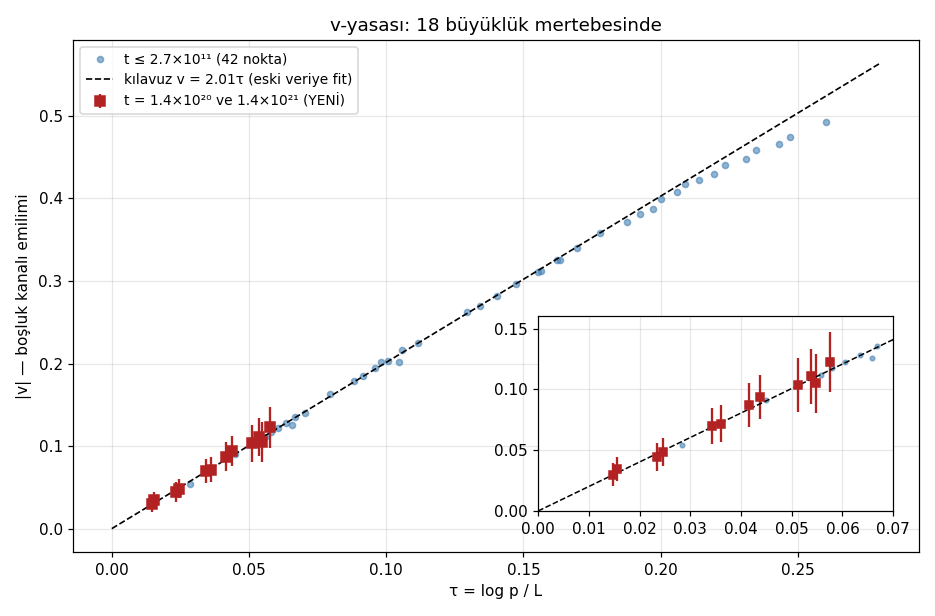

Source code (Python):
"""
58 — v-KANALI L≈45-47'DE: YASANIN EN UZAK TESTİ (17 Ağustos 2026, gece)
=========================================================================

zeros4 (10²¹'inci sıfır civarı, L=44.58) ve zeros5 (10²²'inci, L=46.83):
genlik hesabı bu yüksekliklerde imkânsız ama v-KANALI yalnız sıfır
konumlarından ölçülür — tablolar yeter.

Test: v(τ) yasası (küçük-τ'da v ≈ a·τ, önceki verilerden a fit edilir)
τ₂ = 0.0155'e kadar tutuyor mu? Bu, t'de 5×10⁸ kat daha uzak bir
out-of-sample sıçrama (toplam kaldıraç: 18 büyüklük mertebesi).

Fazlar tamsayı tabanlardan çapalı (mpmath, kesin mod 2π).
Kontroller: sahte frekanslar + sin/cos faz yapısı.
"""

import numpy as np
import mpmath as mp
import matplotlib.pyplot as plt
from pathlib import Path

HERE = Path(__file__).resolve().parent
TWO_PI = 2 * np.pi
PRIMES = [2, 3, 5, 7, 11, 13]
FAKES = [2.31, 6.7]

FILES = [
    ("odlyzko_zeros4.txt", 144176897509546973000, "10^21"),
    ("odlyzko_zeros5.txt", 1370919909931995300000, "10^22"),
]

# önceki v ölçümleri (47 pencereleri + 54 Odlyzko) — çökme grafiği için
PREV = []
V47 = {9.86: [0.1405, 0.2245, 0.3254, 0.3877, 0.4663, 0.4928],
       10.37: [0.1358, 0.2159, 0.3108, 0.3713, 0.4473, 0.4744],
       10.93: [0.1279, 0.2034, 0.2962, 0.3576, 0.4299, 0.4581],
       11.47: [0.1222, 0.1950, 0.2823, 0.3403, 0.4172, 0.4404],
       11.98: [0.1174, 0.1847, 0.2701, 0.3258, 0.3988, 0.4220],
       12.45: [0.1114, 0.1787, 0.2628, 0.3123, 0.3807, 0.4082]}
for L, vs in V47.items():
    for p, v in zip(PRIMES, vs):
        PREV.append((np.log(p) / L, v))
for p, v in zip(PRIMES, [0.054, 0.091, 0.126, 0.163, 0.202, 0.202]):
    PREV.append((np.log(p) / 24.475, v))
PREV = np.array(PREV)

# küçük-τ kılavuzu: önceki verinin τ<0.11 kısmına v = a·τ fiti
m = PREV[:, 0] < 0.11
a_guide = float(np.sum(PREV[m, 0] * PREV[m, 1]) / np.sum(PREV[m, 0] ** 2))
print(f"Küçük-τ kılavuzu (önceki veriden): v ≈ {a_guide:.3f}·τ\n")

mp.mp.dps = 50
results = []
for fname, base, label in FILES:
    offs = []
    with open(HERE / fname) as f:
        for line in f:
            try:
                offs.append(float(line.strip()))
            except ValueError:
                continue
    offs = np.array(offs)
    Lh = float(mp.log(mp.mpf(base) / (2 * mp.pi)))
    gaps = np.diff(offs)
    tmid = 0.5 * (offs[:-1] + offs[1:])
    g_u = gaps * Lh / TWO_PI
    y = np.log(g_u)
    n = len(y)
    print(f"=== {label} (L={Lh:.3f}, {n} aralık, mean g̃={g_u.mean():.4f}) ===")

    cols = [np.ones_like(y)]
    for q in PRIMES + FAKES:
        ph0 = float(mp.fmod(mp.mpf(base) * mp.log(q), 2 * mp.pi))
        arg = ph0 + tmid * np.log(q)
        cols += [np.cos(arg), np.sin(arg)]
    X = np.vstack(cols).T
    b, *_ = np.linalg.lstsq(X, y, rcond=None)
    res = y - X @ b
    se = np.sqrt(res.var() * np.diag(np.linalg.inv(X.T @ X)))

    for i, p in enumerate(PRIMES):
        c_p, d_p = b[1 + 2 * i], b[2 + 2 * i]
        v = np.hypot(c_p, d_p) / p**-0.5
        sev = se[1 + 2 * i] / p**-0.5
        tau = np.log(p) / Lh
        pred = a_guide * tau
        sig = np.hypot(c_p, d_p) / se[1 + 2 * i]
        results.append((tau, v, sev, Lh, p))
        print(f"  p={p:>2} (τ={tau:.4f}): |v| = {v:.4f} ± {sev:.4f}"
              f"   kılavuz {pred:.4f}   (sinyal {sig:.1f}σ)")
    foff = 1 + 2 * len(PRIMES)
    fr = np.hypot(b[foff], b[foff + 1]), np.hypot(b[foff + 2], b[foff + 3])
    print(f"  sahte frekans genlikleri: {fr[0]:.4f}, {fr[1]:.4f} (≈0 olmalı)\n")

# grafik: tam çökme, 18 büyüklük mertebesi
res = np.array([(t, v, s) for t, v, s, _, _ in results])
fig, ax = plt.subplots(figsize=(8.5, 5.6))
ax.plot(PREV[:, 0], PREV[:, 1], "o", ms=4, c="steelblue", alpha=0.6,
        label="t ≤ 2.7×10¹¹ (42 nokta)")
ax.errorbar(res[:, 0], res[:, 1], yerr=res[:, 2], fmt="s", ms=7,
            c="firebrick", zorder=5, label="t = 1.4×10²⁰ ve 1.4×10²¹ (YENİ)")
xx = np.linspace(0, 0.28, 50)
ax.plot(xx, a_guide * xx, "k--", lw=1.1, label=f"kılavuz v = {a_guide:.2f}τ (eski veriye fit)")
ax.set_xlabel("τ = log p / L")
ax.set_ylabel("|v| — boşluk kanalı emilimi")
ax.set_title("v-yasası: 18 büyüklük mertebesinde")
ax.legend(fontsize=9)
ax.grid(alpha=0.3)
# küçük-τ zoom
axins = ax.inset_axes([0.55, 0.08, 0.42, 0.38])
axins.plot(PREV[:, 0], PREV[:, 1], "o", ms=3, c="steelblue", alpha=0.6)
axins.errorbar(res[:, 0], res[:, 1], yerr=res[:, 2], fmt="s", ms=5, c="firebrick")
axins.plot(xx, a_guide * xx, "k--", lw=1)
axins.set_xlim(0, 0.07); axins.set_ylim(0, 0.16)
axins.grid(alpha=0.3)
plt.tight_layout()
out = HERE / "58_v_kanali_L45.png"
plt.savefig(out, dpi=110)
print(f"Grafik: {out.name}")
